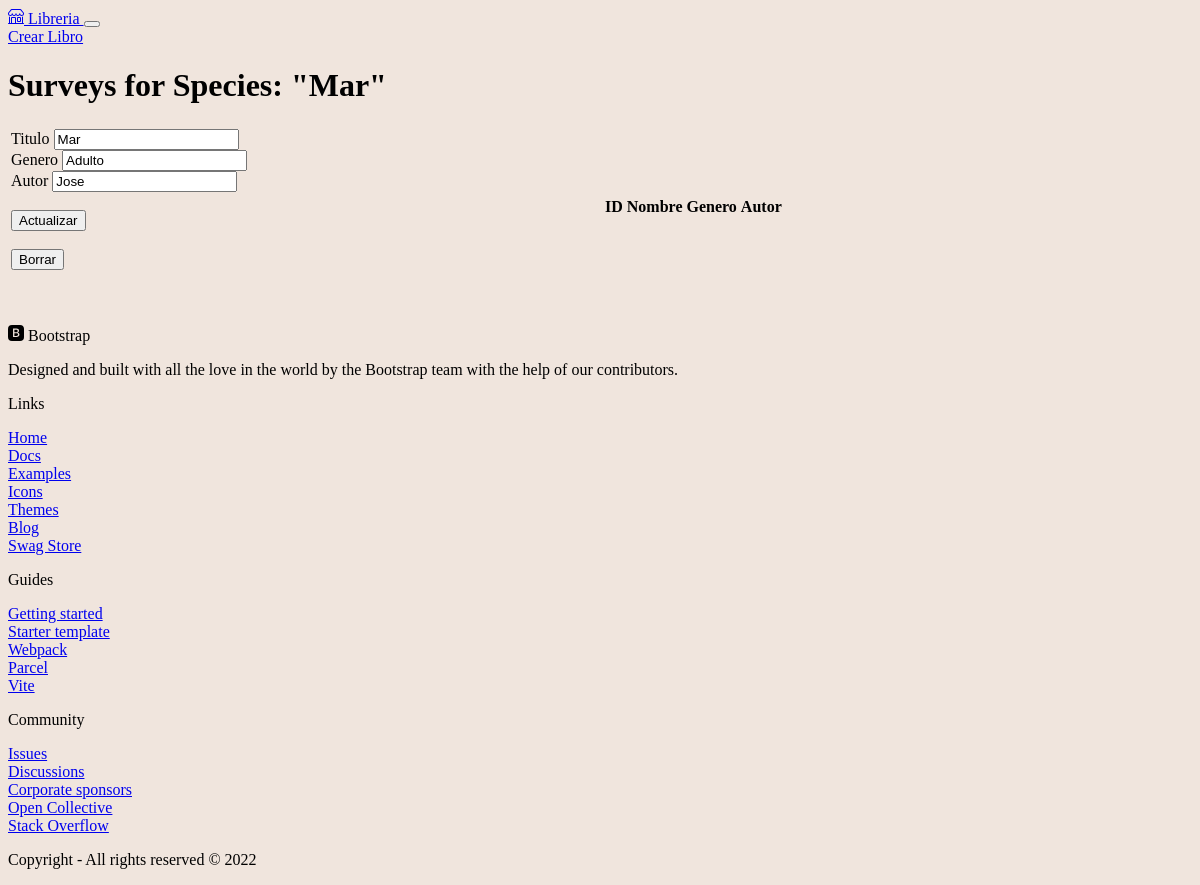
The page /items/2 on the database its author committed.
### myapp/models.py (models this page shows)
    class Items(db.Model):
        __tablename__ = "items"
        id = db.Column("item_id", db.Integer, primary_key=True)
        tittle = db.Column("tittle", db.String)
        genres = db.Column("genres", db.String)
        authors = db.Column("authors", db.String)
        interactions = db.relationship("Interactions", backref="items", lazy=True)

### myapp/views.py (the view, shortened to what this page needs)
    @app.route("/items/<id>", methods=["GET", "POST"])
    def list_items_interactions(id: int):
        page = int(request.args.get("page", 1))
        items_interactions = db_access["items_interactions"]
        interactions = items_interactions(id, page)
        total_pages = ceil(interactions.total / 10)
        items_read = db_access["items_read"]
        items = items_read(id)
        return render_template(
            "items.html",
            items=items,
            interactions=interactions,
            pages=[i + 1 for i in range(total_pages)],
        )

### myapp/templates/items.html (shortened to what this page needs)
{% extends 'base.html' %} {% block content %}
<h1>Surveys for Species: "{{ items.tittle }}"</h1>
<table width="100%">
  <tbody>
    <tr>
      <td class="align-top" width="50%">
        <form
          class="items-form"
          action="/items/{{ items.id }}"
          method="post"
        >
          <label for="tittle_input">Titulo</label>
          <input
            type="text"
            name="tittle"
            id="tittle_input"
            value="{{ items.tittle }}"
          /><br />
          <label for="genres_input">Genero</label>
          <input
            type="text"
            name="genres"
            id="genres_input"
            value="{{ items.genres }}"
          /><br />
          <label for="authors_input">Autor</label>
          <input
            type="text"
            name="authors"
            id="authors_input"
            value="{{ items.authors }}"
          /><br />
          <br />
          <input type="submit" value="Actualizar" />
        </form>
        <br />
        <form action="/items/{{ items.id }}/delete" method="post">
          <input type="submit" value="Borrar" />
        </form>
      </td>
      <td width="50%">
        <table id="items-table">
          <thead>
            <tr>
              <th>ID</th>
              <th>Nombre</th>
              <th>Genero</th>
              <th>Autor</th>
              <th></th>
            </tr>
          </thead>
        </table>
      </td>
    </tr>
  </tbody>
</table>
{% endblock %}

### myapp/static/mystyle.css (style rules this page uses)
body { background-color: #f0e5dd; }
tr { padding-bottom: 10px !important; }

### rows shown on the page
Items: tittle "Mar", genres "Adulto", authors "Jose"
